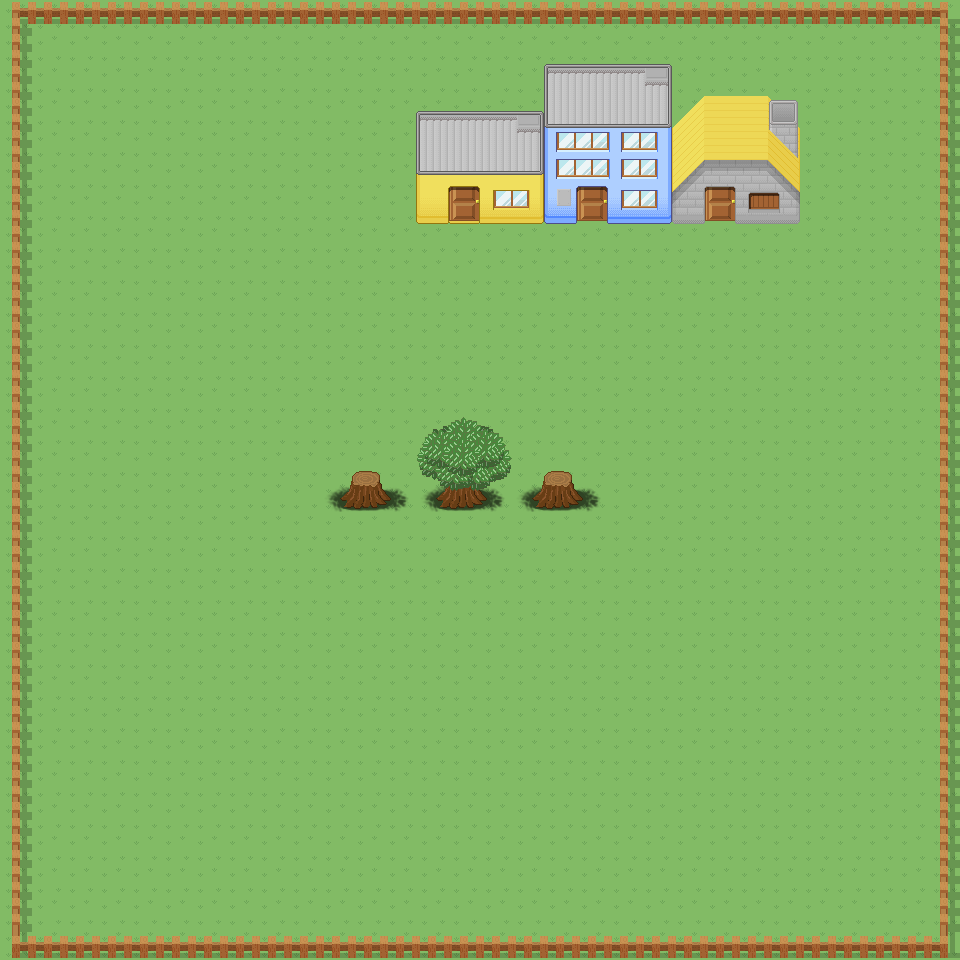

Below is a game level as drawn by its tile map, then a one-line description and the .tmx that defines it (tile-layer data replaced by summaries):
An orthogonal 30x30 tile map with 32x32 px tiles, 2 tile layers (Ground, Walls).

<map version="1.0" orientation="orthogonal" renderorder="right-down" width="30" height="30" tilewidth="32" tileheight="32" nextobjectid="1">
 <tileset firstgid="1" name="free_tileset_version_9" tilewidth="32" tileheight="32" tilecount="510">
  <image source="free_tileset_version_9.png" width="480" height="1088" />
 </tileset>
 <layer name="Ground" width="30" height="30">
  <data>[900 cells, 900 non-empty, 2 distinct tile ids]</data>
 </layer>
 <layer name="Walls" width="30" height="30">
  <data>[900 cells, 185 non-empty, 73 distinct tile ids]</data>
 </layer>
</map>
